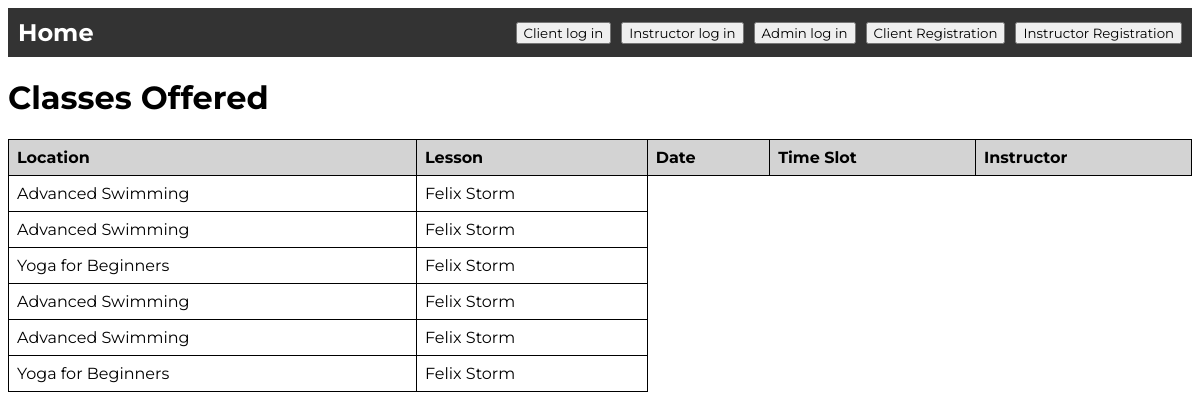
The app's page /classes_offered with its own data.
### models/models.py (models this page shows, shortened)
class Offering(db.Model):
    __tablename__ = 'offerings'
    offering_id = db.Column(db.Integer, primary_key=True, autoincrement=True)
    lesson_id = db.Column(
        db.Integer,
        db.ForeignKey('lessons.lesson_id', name='fk_lesson_id'),
        nullable=False
    )
    instructor_id = db.Column(
        db.Integer,
        db.ForeignKey('instructors.instructor_id', name='fk_instructor_id'),
        nullable=False
    )
    shedule_id = db.Column(
        db.Integer,
        db.ForeignKey('schedules.schedule_id', name='fk_schedule_id'),
        nullable=True
    )
    instructor = db.relationship('Instructor', backref=db.backref('offerings', lazy=True))
    schedule = db.relationship('Schedule', backref=db.backref('offerings', lazy=True))

class Lesson(db.Model):
    __tablename__ = 'lessons'
    lesson_id = db.Column(db.Integer, primary_key=True, autoincrement=True)
    name = db.Column(db.String(100), nullable=False, unique=True)
    lesson_type = db.Column(db.String(50), nullable=False)
    description = db.Column(db.String(255), nullable=False)
    capacity = db.Column(db.Integer, nullable=False)
    offerings = db.relationship('Offering', backref='lesson', lazy=True)
    lesson_time_slots = db.relationship('TimeSlot', back_populates='lesson', lazy=True)
    is_available = db.Column(db.Boolean, default=True)
    location_id = db.Column(db.Integer, db.ForeignKey('locations.location_id', name='fk_location_id'), nullable=True)
    location = db.relationship('Location', backref=db.backref('lessons', lazy=True))

class Instructor(db.Model):
    __tablename__ = 'instructors'
    instructor_id = db.Column(db.Integer, primary_key=True, autoincrement=True)
    name = db.Column(db.Text, nullable=False)
    age = db.Column(db.Integer, nullable=False)
    username = db.Column(db.String(128), unique=True, nullable=False)
    specialization = db.Column(db.String(128))
    phone = db.Column(db.String(128), nullable=False)
    password_hash = db.Column(db.String(128), nullable=False)

### main.py (the view)
@app.route('/classes_offered')
def classes_offered():
    offered_classes = Offering.query.options(joinedload(Offering.instructor)).all()
    if session.get('currentAccount') == "CLIENT":  # User is logged in
        return render_template('classes_offered.html', offered_classes=offered_classes)
    elif session.get('currentAccount') == "ADMIN":
        return render_template('admin_account.html', offered_classes=offered_classes)
    else:  # User is not logged in
        return render_template('classes_view_only.html', offered_classes=offered_classes)

### templates/classes_view_only.html
{% include 'header.html' %}
<h1>Classes Offered</h1>
<table>
    <thead>
        <tr>
            <th>Location</th>
            <th>Lesson</th>
            <th>Date</th>
            <th>Time Slot</th>
            <th>Instructor</th>
        </tr>
    </thead>
    <tbody>
        {% for offering in offered_classes %}
        <tr>
            <td>{{ offering.lesson.name }}</td>
            <td>{{ offering.instructor.name }}</td>
        </tr>
        {% endfor %}
    </tbody>
</table>
</body>
</html>

### templates/header.html (shortened to what this page needs)
<!DOCTYPE html>
<html lang="en">
    <head>
        <link rel="stylesheet" href="{{ url_for('static', filename='style.css') }}">
    </head>
    <body>
        <header>
            <nav>
                <div style="display: flex; align-items: center;">
                    <h2><a href="/">Home</a></h2>
                </div>
                <div class="right-section">
                    {% if session.get('currentAccount') %}
                    <p style="color: white;">Welcome, {{ session['currentAccount']['username'] }}
                        {% if session.get('accountType') == 'client' %}
                        <a href="{{ url_for('client_account') }}"><button>Your account</button></a>
                        {% endif %}
                        {% if session.get('accountType') == 'instructor' %}
                        <a href="{{ url_for('instructor_account') }}"><button>Your account</button></a>
                        {% endif %}
                    </p>
                    <a href="{{ url_for('logout') }}"><button>Logout</button></a>
                    {% else %}
                    <a href="/client_login"><button>Client log in</button></a>
                    <a href="/instructor_login"><button>Instructor log in</button></a>
                    <a href="/admin_login"><button>Admin log in</button></a>
                    <a href="/client_registration"><button>Client Registration</button></a>
                    <a href="/instructor_registration"><button>Instructor Registration</button></a>
                    {% endif %}
                </div>
            </nav>
        </header>

### static/style.css (style rules this page uses)
* { font-family: "Montserrat", sans-serif; }
li, a, button { font-family: "Montserrat", sans-serif; }
nav { display: flex; justify-content: space-between; align-items: center; background-color: #333; padding: 10px; }
nav h2, nav ul, .right-section { margin: 0; }
nav a { color: white; text-decoration: none; }
.right-section { display: flex; align-items: center; gap: 10px; }
table { width: 100%; border-collapse: collapse; }
th, td { border: 1px solid black; padding: 8px; text-align: left; }
th { background-color:lightgray; }

### records on screen
Offering: lesson.name "Advanced Swimming", instructor.name "Felix Storm"
Offering: lesson.name "Advanced Swimming", instructor.name "Felix Storm"
Offering: lesson.name "Yoga for Beginners", instructor.name "Felix Storm"
Offering: lesson.name "Advanced Swimming", instructor.name "Felix Storm"
Offering: lesson.name "Advanced Swimming", instructor.name "Felix Storm"
Offering: lesson.name "Yoga for Beginners", instructor.name "Felix Storm"
